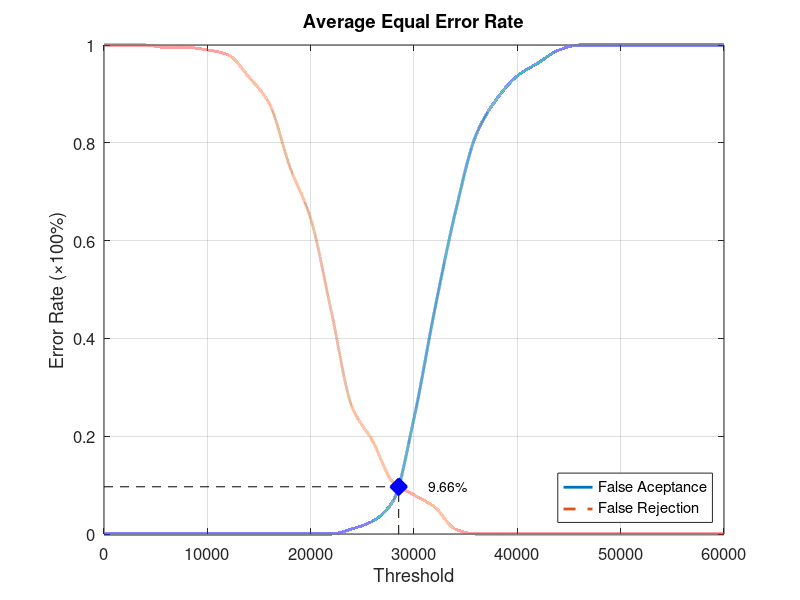
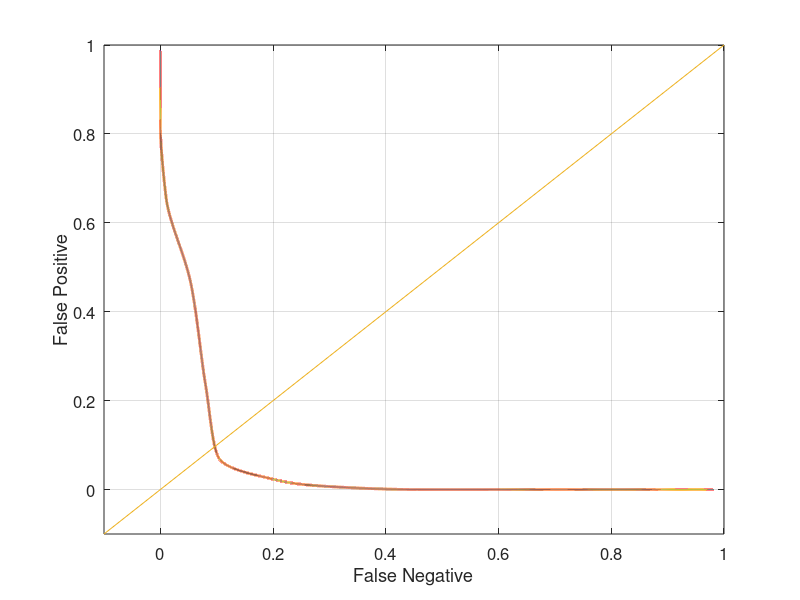

The MATLAB source for these figures, in order:
function yEER = Database2_2
close all;
clear;
clc;
x = 0:2000:60000;
xq = 0:0.5:60000;

y0 = [0 0 0 0 0 0 0 0 0 0 0 0 0.0105263 0.0263158 0.0684211 0.236842 0.457895 0.657895 0.815789 0.889474 0.936842 0.963158 0.989474 1 1 1 1 1 1 1 1];
yy0 = interp1(x, y0, xq, 'pchip');
y1 = [1 1 1 0.995 0.995 0.99 0.98 0.935 0.88 0.75 0.645 0.455 0.26 0.19 0.105 0.08 0.055 0.01 0 0 0 0 0 0 0 0 0 0 0 0 0];
yy1 = interp1(x, y1, xq, 'pchip');

% Calculating EER: 
y2 = abs(y0 - y1);
find(y2 == min(y2))
yy2 = abs(yy0 - yy1);
xEER = find(yy2 == min(yy2));
xEERIndex = xq(xEER) % X-axis EER
yEER = yy0(xEER) % Y-axis EER

main = figure
plot(xq, yy0,'-','LineWidth', 2);	hold on
plot(xq, yy1,'--','LineWidth', 2);	hold on
plot([xEERIndex xEERIndex], [0 yEER], 'k--');	hold on
plot([0 xEERIndex], [yEER yEER], 'k--');	hold on
plot(xEERIndex, yEER, 'bx', 'LineWidth', 10);	hold on
text(xEERIndex + 10 * xEERIndex / 100, yEER, [num2str(round((10000 * yEER)) / 100) '%'])
legend('False Aceptance', 'False Rejection', 'Location', 'SouthEast')
xlabel('Threshold')
ylabel('Error Rate (\times100%)')
title('Average Equal Error Rate')
set(gca, 'FontSize', 12)
axis([0 60000 0 1])
grid on

print(main, 'Database2_2Main', '-dpng');
FNRxFPR = figure('Color', [1 1 1]);
plot(yy1, yy0, '-', yy1, yy0, 'LineWidth', 2);
hold on
y = -0.1:0.1:1
plot(y, y); 
set(gca, 'FontSize', 12)
xlabel('False Negative')
ylabel('False Positive')
axis([-0.1 1 -0.1 1])
set(gca, 'FontSize', 12)
grid on

print(FNRxFPR, 'Database2_2FNRxFPR','-dpng');
end
